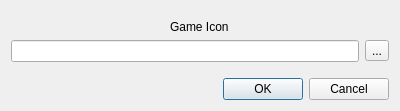
<?xml version="1.0" encoding="UTF-8"?>
<ui version="4.0">
 <class>game_icon_edit</class>
 <widget class="QDialog" name="game_icon_edit">
  <property name="geometry">
   <rect>
    <x>0</x>
    <y>0</y>
    <width>400</width>
    <height>111</height>
   </rect>
  </property>
  <property name="windowTitle">
   <string>Game Icon Edit</string>
  </property>
  <layout class="QVBoxLayout" name="verticalLayout">
   <item>
    <spacer name="verticalSpacer_2">
     <property name="orientation">
      <enum>Qt::Vertical</enum>
     </property>
     <property name="sizeHint" stdset="0">
      <size>
       <width>20</width>
       <height>40</height>
      </size>
     </property>
    </spacer>
   </item>
   <item alignment="Qt::AlignHCenter">
    <widget class="QLabel" name="label">
     <property name="text">
      <string>Game Icon</string>
     </property>
    </widget>
   </item>
   <item>
    <layout class="QHBoxLayout" name="horizontalLayout">
     <item>
      <widget class="QLineEdit" name="lineEdit"/>
     </item>
     <item>
      <widget class="QToolButton" name="toolButton">
       <property name="text">
        <string>...</string>
       </property>
      </widget>
     </item>
    </layout>
   </item>
   <item>
    <spacer name="verticalSpacer">
     <property name="orientation">
      <enum>Qt::Vertical</enum>
     </property>
     <property name="sizeHint" stdset="0">
      <size>
       <width>20</width>
       <height>40</height>
      </size>
     </property>
    </spacer>
   </item>
   <item>
    <widget class="QDialogButtonBox" name="buttonBox">
     <property name="orientation">
      <enum>Qt::Horizontal</enum>
     </property>
     <property name="standardButtons">
      <set>QDialogButtonBox::Cancel|QDialogButtonBox::Ok</set>
     </property>
    </widget>
   </item>
  </layout>
 </widget>
 <resources/>
 <connections>
  <connection>
   <sender>buttonBox</sender>
   <signal>accepted()</signal>
   <receiver>game_icon_edit</receiver>
   <slot>accept()</slot>
   <hints>
    <hint type="sourcelabel">
     <x>257</x>
     <y>101</y>
    </hint>
    <hint type="destinationlabel">
     <x>157</x>
     <y>274</y>
    </hint>
   </hints>
  </connection>
  <connection>
   <sender>buttonBox</sender>
   <signal>rejected()</signal>
   <receiver>game_icon_edit</receiver>
   <slot>reject()</slot>
   <hints>
    <hint type="sourcelabel">
     <x>325</x>
     <y>101</y>
    </hint>
    <hint type="destinationlabel">
     <x>286</x>
     <y>274</y>
    </hint>
   </hints>
  </connection>
  <connection>
   <sender>toolButton</sender>
   <signal>clicked()</signal>
   <receiver>game_icon_edit</receiver>
   <slot>openFileDialog()</slot>
   <hints>
    <hint type="sourcelabel">
     <x>375</x>
     <y>56</y>
    </hint>
    <hint type="destinationlabel">
     <x>379</x>
     <y>14</y>
    </hint>
   </hints>
  </connection>
  <connection>
   <sender>buttonBox</sender>
   <signal>accepted()</signal>
   <receiver>game_icon_edit</receiver>
   <slot>okButtonPressed()</slot>
   <hints>
    <hint type="sourcelabel">
     <x>357</x>
     <y>88</y>
    </hint>
    <hint type="destinationlabel">
     <x>359</x>
     <y>8</y>
    </hint>
   </hints>
  </connection>
 </connections>
 <slots>
  <slot>openFileDialog()</slot>
  <slot>okButtonPressed()</slot>
 </slots>
</ui>
